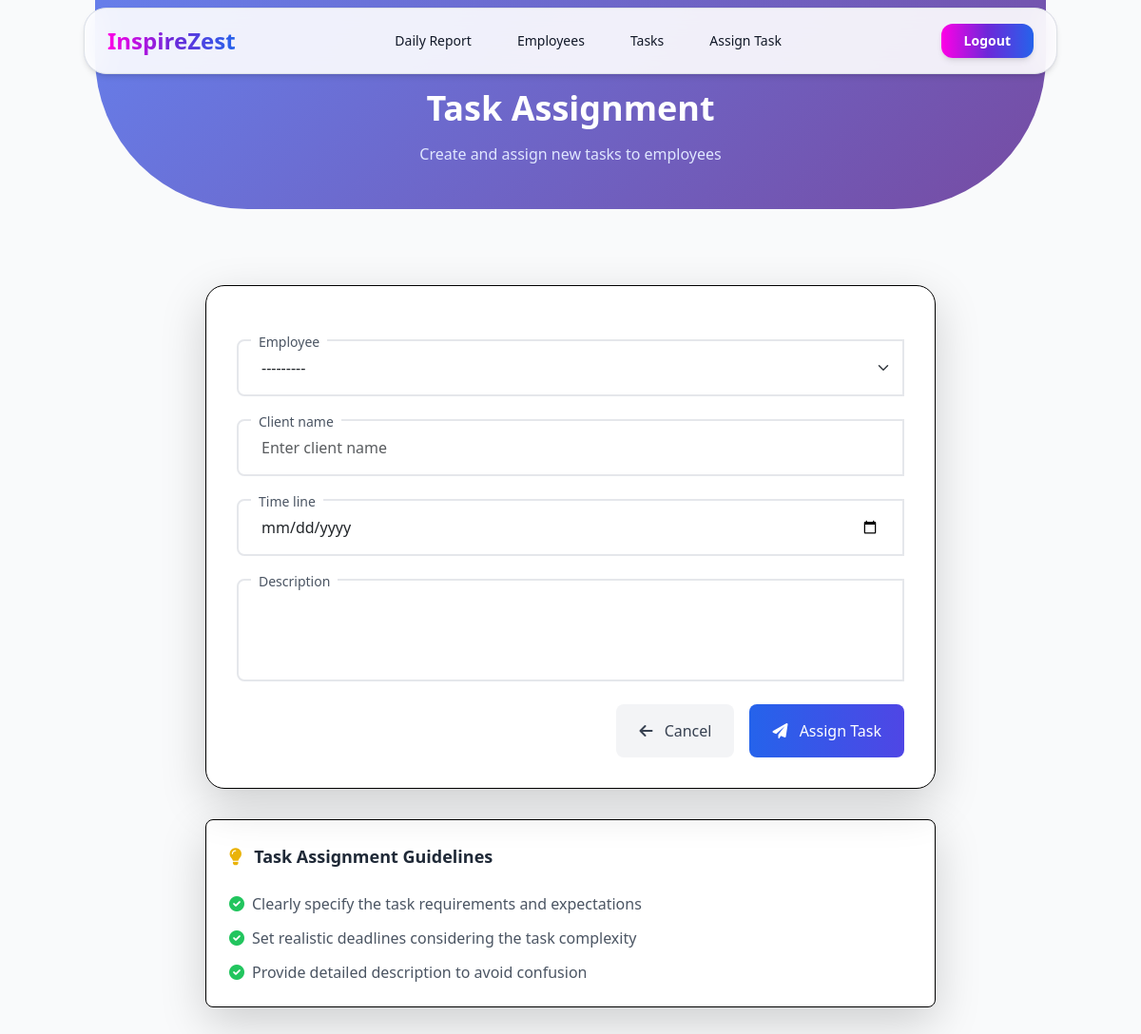
The app's page /assign/task/employee/ (signed in), older data.
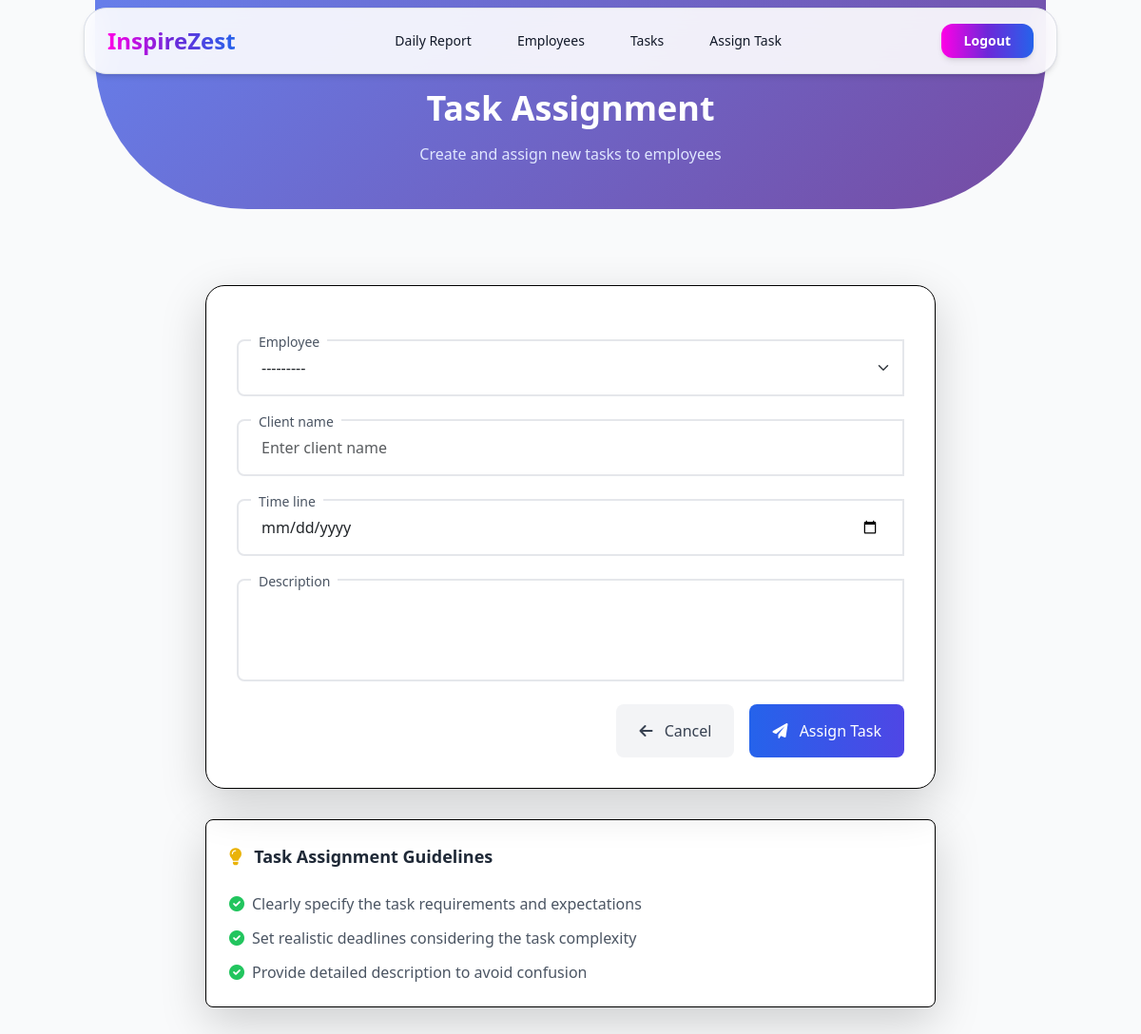
The same page, newer data.
### app/models.py (models this page shows, shortened)
class CustomUser(AbstractUser):
    DEPARTMENT_CHOICES = [
        ('HR', 'Human Resources'),
        ('IT', 'Information Technology'),
        ('FIN', 'Finance'),
        ('MKT', 'Marketing'),
        ('OPS', 'Operations'),
    ]
    is_verified = models.BooleanField(default=False)
    otp = models.CharField(max_length=10, null=True, blank=True)
    email = models.EmailField(unique=True)
    employee_id = models.CharField(max_length=10, unique=True, null=True)
    department = models.CharField(max_length=3, choices=DEPARTMENT_CHOICES, null=True, blank=True)
    joining_date = models.DateField(null=True, blank=True)
    def __str__(self):
        if self.is_superuser:
            return f"Manager - {self.username}"
        return f"{self.employee_id} - {self.username}"

### app/views.py (the view)
# urls.py: path('assign/task/employee/', views.assign_task_to_employee, name='assign-task-employee'),
def assign_task_to_employee(request):
    if not request.user.is_superuser:
        return redirect('employee-dashboard')  # Only managers can assign tasks
    if request.method == 'POST':
        form = Manager_Task_Assign_To_Employee_form(request.POST)
        if form.is_valid():
            form.save()
            return redirect('manager-task-list')  # Redirect to task list after successful assignment
    else:
        form = Manager_Task_Assign_To_Employee_form()
    return render(request, 'Manager_assign_task.html', {'form': form})

### app/forms.py
class Manager_Task_Assign_To_Employee_form(forms.ModelForm):
    class Meta:
        model = Task
        fields = ["employee", "client_name", "time_line", "description"]
        widgets = {
            'time_line': forms.DateInput(attrs={'type': 'date', 'class': 'form-control' ,'placeholder':'Enter deadline'}),
            "description": forms.Textarea(attrs={'class': 'form-control', 'rows': 3,"style":"resize:none",'placehoder':'Enter task description'}),
            'employee': forms.Select(attrs={'class': 'form-select','palceholder':'Select employee'}),
            'client_name': forms.TextInput(attrs={'class': 'form-control','placeholder':'Enter client name'}),
        }
    def __init__(self, *args, **kwargs):
        super().__init__(*args, **kwargs)
        self.fields['employee'].queryset = CustomUser.objects.filter(is_superuser=False)

### app/templates/Manager_assign_task.html (shortened to what this page needs)
{% extends 'admin_base.html' %}
{% load widget_tweaks %}
{%load static%}
{% block main_block %}
<link rel="stylesheet" href="{% static 'css/style.css' %}">
<div class="min-h-screen bg-gray-50 pb-12">
    <div class="page-header w-5/6 mx-auto" data-aos="fade-down">
        <h1 class="text-4xl font-bold text-white mt-5">Task Assignment</h1>
        <p class="text-indigo-100">Create and assign new tasks to employees</p>
    </div>
    <div class="container mx-auto px-4 ">
        <div class="max-w-3xl mx-auto ">
            <div class="form-container p-8 border border-black shadow-lg" data-aos="fade-right">
                <div class="form-content ">
                    <form method="post" class="space-y-6">
                        {% for field in form %}
                        <div class="input-group">
                            {{ field|add_class:"w-full px-4 py-3 border-2 border-gray-200 rounded-lg focus:border-blue-500 focus:ring focus:ring-blue-200 transition-all duration-200" }}
                            <label class="font-medium">{{ field.label }}</label>
                        </div>
                        {% endfor %}
                        <div class="flex items-center justify-end space-x-4 mt-8">
                            <button type="button" onclick="window.history.back()"
                                    class="px-6 py-3 bg-gray-100 text-gray-700 rounded-lg hover:bg-gray-200
                                    focus:outline-none focus:ring-2 focus:ring-gray-300 transition-all duration-200">
                                <i class="fas fa-arrow-left mr-2"></i>
                                Cancel
                            </button>
                            <button type="submit"
                                    class="px-6 py-3 bg-gradient-to-r from-blue-600 to-indigo-600 text-white rounded-lg
                                    hover:from-blue-700 hover:to-indigo-700 focus:outline-none focus:ring-2
                                    focus:ring-blue-500 focus:ring-offset-2 transition-all duration-200">
                                <i class="fas fa-paper-plane mr-2"></i>
                                Assign Task
                            </button>
                        </div>
                    </form>
                </div>
            </div>
            <div class="mt-8 bg-white rounded-lg p-6 shadow-lg border border-gray-100 border border-black"data-aos="fade-left" >
                <h3 class="text-lg font-semibold text-gray-800 mb-4" >
                    <i class="fas fa-lightbulb text-yellow-500 mr-2"></i>
                    Task Assignment Guidelines
                </h3>
                <ul class="space-y-3 text-gray-600">
                    <li class="flex items-start" >
                        <i class="fas fa-check-circle text-green-500 mt-1 mr-2" ></i>
                        <span>Clearly specify the task requirements and expectations</span>
                    </li>
                    <li class="flex items-start" >
                        <i class="fas fa-check-circle text-green-500 mt-1 mr-2"></i>
                        <span>Set realistic deadlines considering the task complexity</span>
                    </li>
                    <li class="flex items-start" >
                        <i class="fas fa-check-circle text-green-500 mt-1 mr-2"></i>
                        <span>Provide detailed description to avoid confusion</span>
                    </li>
                </ul>
            </div>
        </div>
    </div>
</div>
{% endblock %}

Row changes from the older to the newer data that the page shows:
removed CustomUser: form "---------"
